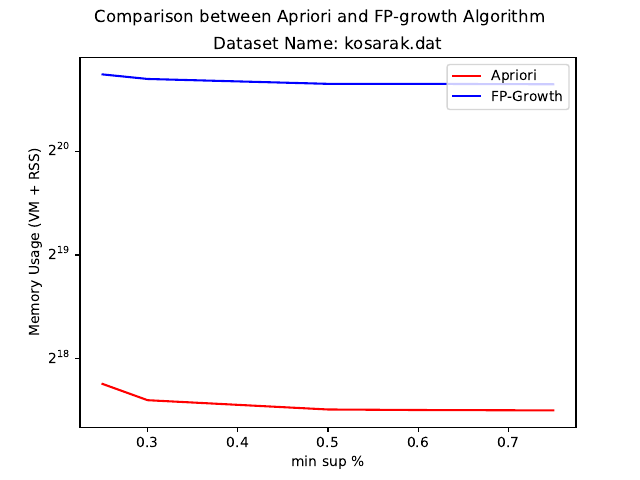

Write the Python code that produced this figure.
from matplotlib import pyplot as plt
import numpy as np


###tobechanged
x = [0.25,0.30,0.5,0.6,0.75]
Apriori = [221888,199052,187096,186436,185960]
FP_growth = [1748724,1696284,1641968,1641968,1637080]

plt.plot(x, Apriori, color='r', label='Apriori')
plt.plot(x, FP_growth, color='b', label='FP-Growth')

plt.ylabel('Memory Usage (VM + RSS)')
plt.xlabel('min sup %')


plt.suptitle('Comparison between Apriori and FP-growth Algorithm')
plt.title('Dataset Name: kosarak.dat')
plt.legend(loc='upper right')

plt.yscale('log',basey = 2)

###tobechanged
plt.savefig('kosarak_mem.pdf')
plt.savefig('kosarak_mem.png')

# plt.yticks(Apriori+FP_growth,Apriori+FP_growth)
plt.xticks(x,x)



plt.show()